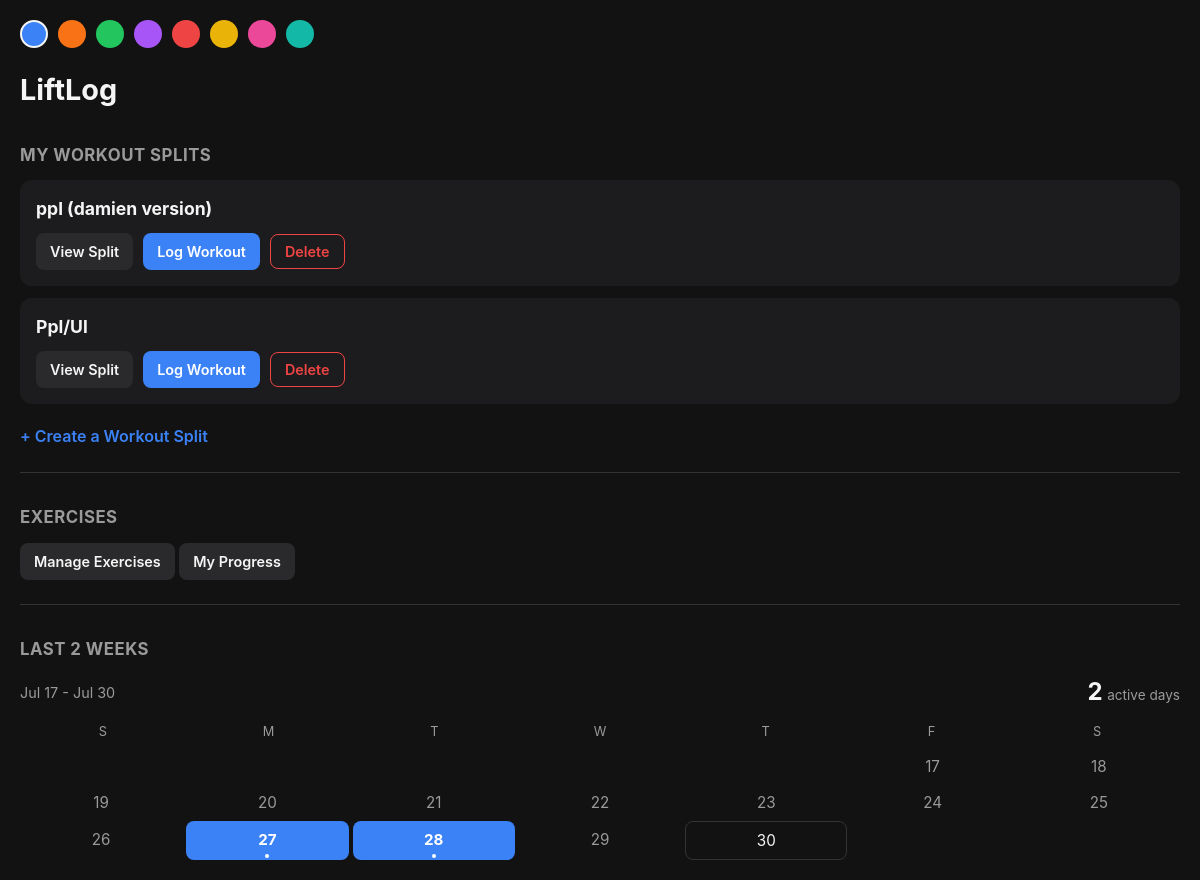
Before: / with the older database file.
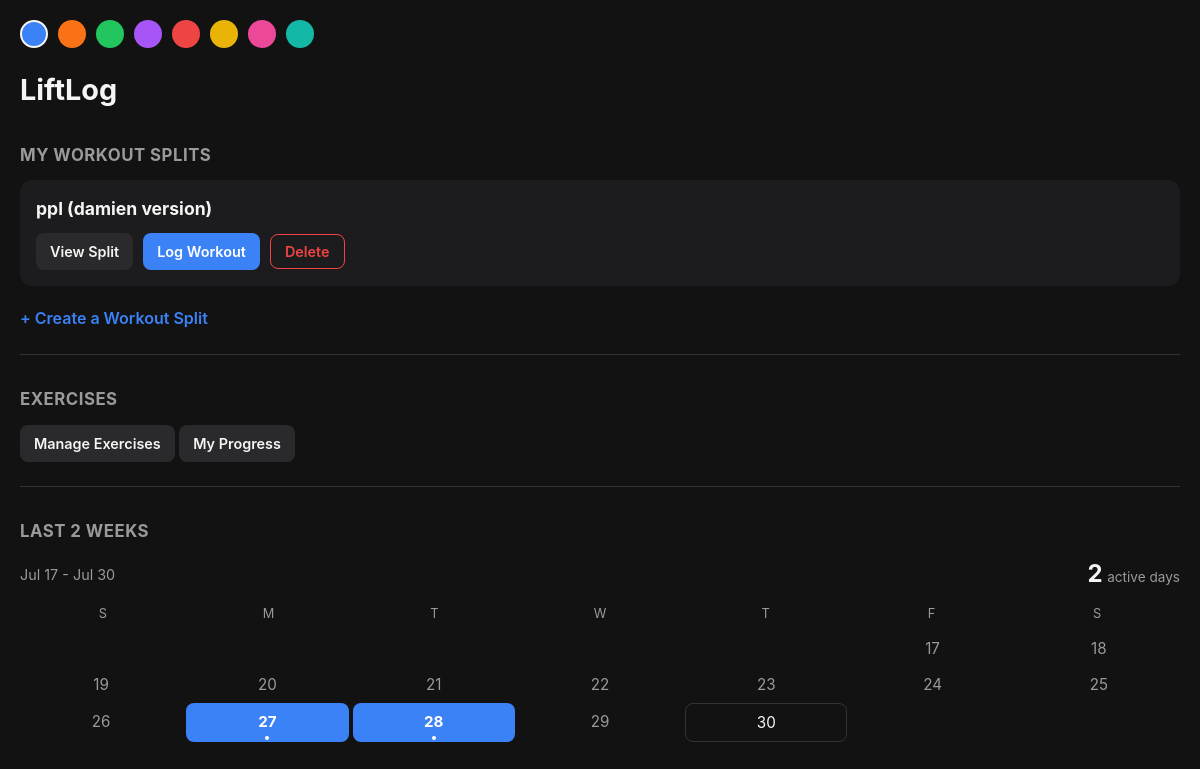
After: the same page with the newer database file.
### tables this page shows
CREATE TABLE workout_splits (
            id INTEGER PRIMARY KEY AUTOINCREMENT,
            name TEXT NOT NULL
        );

### app.py (the view)
@app.route("/")
def home():
    conn = get_db()
    cursor = conn.cursor()
    cursor.execute("SELECT * FROM workout_splits ORDER BY id")
    splits = cursor.fetchall()
    from datetime import date, timedelta
    today = date.today()
    two_weeks_ago = today - timedelta(days=13)
    cursor.execute("""
        SELECT DISTINCT date FROM workout_logs
        WHERE date >= ? AND date <= ?
        ORDER BY date
    """, (two_weeks_ago.isoformat(), today.isoformat()))
    workout_dates = [row["date"] for row in cursor.fetchall()]
    conn.close()
    return render_template("index.html", splits=splits, workout_dates=workout_dates, today=today.isoformat(), two_weeks_ago=two_weeks_ago.isoformat())

### app.py (called while the page is built)
def get_db():
    conn = sqlite3.connect(DB_PATH)
    conn.row_factory = sqlite3.Row
    return conn

### templates/index.html (shortened to what this page needs)
<!DOCTYPE html>
<html lang="en">
<head>
    <link rel="stylesheet" href="{{ url_for('static', filename='style.css') }}">
</head>
<body>
    <div class="theme-picker" id="theme-picker"></div>
    <h1>LiftLog</h1>
    <h2>My Workout Splits</h2>
    {% if splits %}
        {% for split in splits %}
            <div class="split-card">
                <h3>{{ split.name }}</h3>
                <div class="split-actions">
                    <a class="btn btn-secondary" href="/split/{{ split.id }}">View Split</a>
                    <a class="btn btn-primary" href="/log/{{ split.id }}">Log Workout</a>
                    <form action="/split/{{ split.id }}/delete" method="POST" style="display:inline;">
                        <button type="submit" class="btn btn-danger" onclick="return confirm('Delete {{ split.name }}?')">Delete</button>
                    </form>
                </div>
            </div>
        {% endfor %}
    {% else %}
        <p class="empty-state">You have no workout splits yet.</p>
    {% endif %}
    <a class="add-split-link" href="/create-split">+ Create a Workout Split</a>
    <hr>
    <h2>Exercises</h2>
    <a class="btn btn-secondary" href="/exercises">Manage Exercises</a>
    <a class="btn btn-secondary" href="/progress">My Progress</a>
    <hr>
    <h2>Last 2 Weeks</h2>
    <div id="calendar-container" class="calendar-section" onclick="openFullCalendar()">
        <div class="calendar-header-row">
            <span class="date-range" id="date-range"></span>
            <span><span class="active-days-count" id="active-days-count"></span> <span class="active-days-label">active days</span></span>
        </div>
        <div class="calendar-weekdays">
            <span>S</span><span>M</span><span>T</span><span>W</span><span>T</span><span>F</span><span>S</span>
        </div>
        <div id="calendar-grid" class="calendar-grid"></div>
    </div>
</body>
</html>

Changed rows visible on the page:
removed workout_splits: name "Ppl/Ul"
